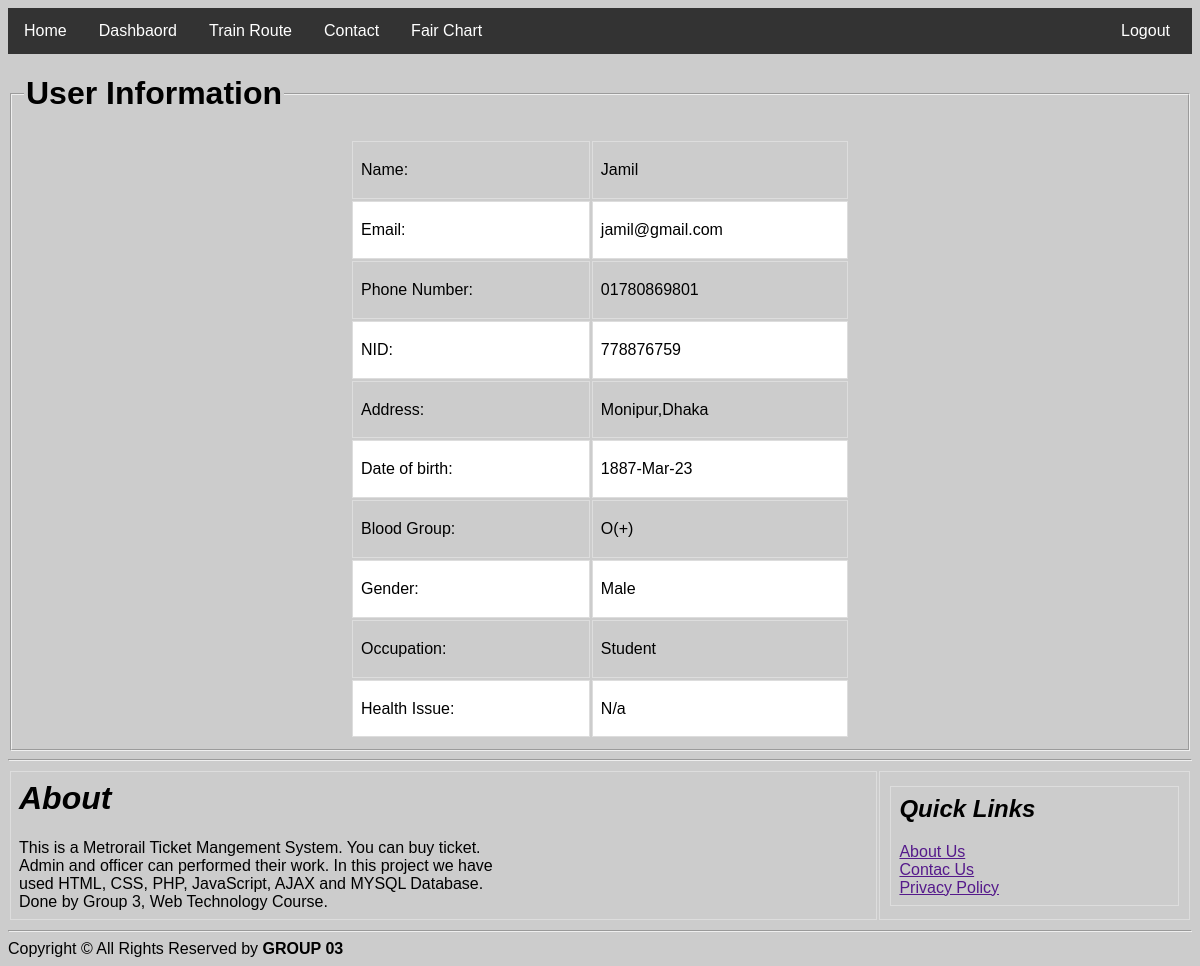
The page /user/display_userinfo.php (signed in) on the database its author committed.
### tables this page shows
CREATE TABLE `user_info` (
  `name` text NOT NULL,
  `email` varchar(20) NOT NULL,
  `pswrd` text NOT NULL,
  `phn_number` text NOT NULL,
  `nid` int(13) NOT NULL,
  `adrs` text NOT NULL,
  `dob` text NOT NULL,
  `bl_group` varchar(5) NOT NULL,
  `gender` text NOT NULL,
  `ocpsn` text NOT NULL,
  `healt_issue` text NOT NULL,
  `user_count` int(11) NOT NULL
);

### user/models/db_config.php (called while the page is built, shortened)
<?php
	$db_server="localhost";
	$db_uname="root";
	$db_pass="";
	$db_name="web_project";
	function get($query){
		global $db_server,$db_uname,$db_pass,$db_name;
		$conn = mysqli_connect($db_server,$db_uname,$db_pass,$db_name);
		$data = array();
		if($conn){
			$result = mysqli_query($conn,$query);
			while($row = mysqli_fetch_assoc($result)){
				$data[] = $row;
			}
		}
		return $data;
	}
?>

### user/display_userinfo.php (the view, shortened to what this page needs)
<?php
 include 'controllers/header.php';
 include 'models/db_config.php';
$email=$_SESSION["ulog"];
?>
<html>
    <head>
    </head>
    <body>
        <fieldset>
            <legend><h1>User Information</h1></legend>
           <table border="1" align="center" class="table-1">
           <?php
                    $query = "SELECT name, email, phn_number, nid,adrs,dob,bl_group,gender,ocpsn,healt_issue FROM `user_info` WHERE email='{$email}'";
                    $result=get($query);
                    foreach ($result as $row){
                    echo "<tr><td align='left'>Name:</td><td align='center'>$row[name]</td></tr>";
                    echo "<tr><td align='left'>Email:</td><td align='center'>$row[email]</td></tr>";
                    echo "<tr><td align='left'>Phone Number:</td><td align='center'>$row[phn_number]</td></tr>";
                    echo "<tr><td align='left'>NID:</td><td align='center'>$row[nid]</td></tr>";
                    echo "<tr><td align='left'>Address:</td><td align='center'>$row[adrs]</td></tr>";
                    echo "<tr><td align='left'>Date of birth:</td><td align='center'>$row[dob]</td></tr>";
                    echo "<tr><td align='left'>Blood Group:</td><td align='center'>$row[bl_group]</td></tr>";
                    echo "<tr><td align='left'>Gender:</td><td align='center'>$row[gender]</td></tr>";
                    echo "<tr><td align='left'>Occupation:</td><td align='center'>$row[ocpsn]</td></tr>";
                    echo "<tr><td align='left'>Health Issue:</td><td align='center'>$row[healt_issue]</td></tr>";
                }
            ?>
           </table>
        </fieldset>
    </body>
</html>
<?php
 include 'controllers/footer.php';
?>

### user/controllers/header.php (style rules this page uses)
body { font-family: Arial, Helvetica, sans-serif; background-color: rgb(204, 204, 204); }

### user/display_userinfo.php (style rules this page uses)
body { background-color: rgb(204, 204, 204); }
.table-1 { height: 600px ; width: 500px; }
table { font-family: arial, sans-serif; border: 1px; width: 100%; }
td, th { border: 1px solid #dddddd; text-align: left; padding: 8px; }
tr:nth-child(even) { background-color: white; }

### rows shown on the page
user_info: name "Jamil", email "jamil@gmail.com", phn_number "01780869801", nid "778876759", adrs "Monipur,Dhaka", dob "1887-Mar-23", bl_group "O(+)", gender "Male", ocpsn "Student", healt_issue "N/a"
